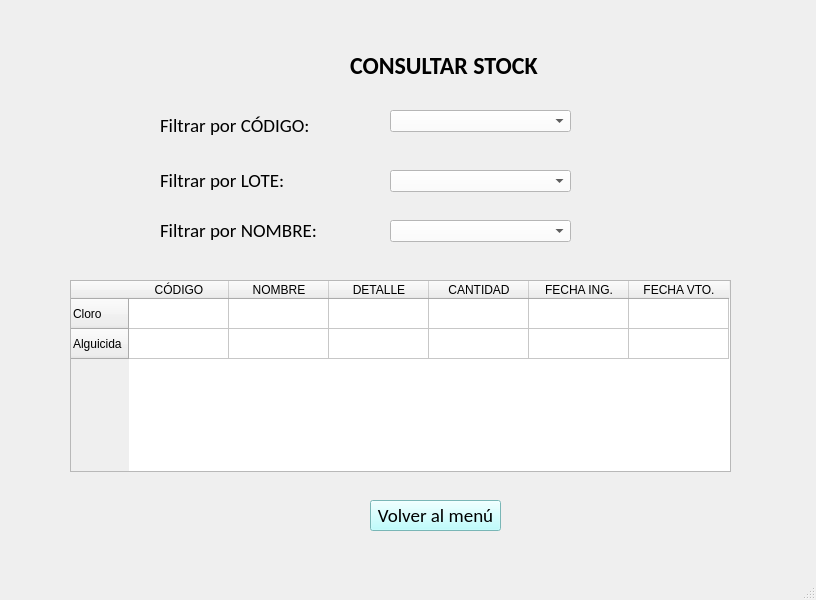
<?xml version="1.0" encoding="UTF-8"?>
<ui version="4.0">
 <class>MainWindow</class>
 <widget class="QMainWindow" name="MainWindow">
  <property name="geometry">
   <rect>
    <x>0</x>
    <y>0</y>
    <width>816</width>
    <height>600</height>
   </rect>
  </property>
  <property name="windowTitle">
   <string>MainWindow</string>
  </property>
  <widget class="QWidget" name="centralwidget">
   <widget class="QTableWidget" name="tableWidget">
    <property name="geometry">
     <rect>
      <x>70</x>
      <y>280</y>
      <width>661</width>
      <height>192</height>
     </rect>
    </property>
    <row>
     <property name="text">
      <string>Cloro</string>
     </property>
    </row>
    <row>
     <property name="text">
      <string>Alguicida</string>
     </property>
    </row>
    <column>
     <property name="text">
      <string>CÓDIGO</string>
     </property>
    </column>
    <column>
     <property name="text">
      <string>NOMBRE</string>
     </property>
    </column>
    <column>
     <property name="text">
      <string>DETALLE</string>
     </property>
    </column>
    <column>
     <property name="text">
      <string>CANTIDAD</string>
     </property>
    </column>
    <column>
     <property name="text">
      <string>FECHA ING.</string>
     </property>
    </column>
    <column>
     <property name="text">
      <string>FECHA VTO.</string>
     </property>
    </column>
   </widget>
   <widget class="QLabel" name="lbl_consultar_stock">
    <property name="geometry">
     <rect>
      <x>350</x>
      <y>50</y>
      <width>201</width>
      <height>31</height>
     </rect>
    </property>
    <property name="font">
     <font>
      <family>Calibri</family>
      <pointsize>18</pointsize>
      <weight>75</weight>
      <bold>true</bold>
     </font>
    </property>
    <property name="text">
     <string>CONSULTAR STOCK</string>
    </property>
   </widget>
   <widget class="QComboBox" name="comboBox">
    <property name="geometry">
     <rect>
      <x>390</x>
      <y>110</y>
      <width>181</width>
      <height>22</height>
     </rect>
    </property>
    <property name="font">
     <font>
      <family>Calibri</family>
      <pointsize>14</pointsize>
     </font>
    </property>
    <property name="styleSheet">
     <string notr="true">background-color: rgb(255, 255, 255);</string>
    </property>
   </widget>
   <widget class="QLabel" name="label_3">
    <property name="geometry">
     <rect>
      <x>160</x>
      <y>170</y>
      <width>151</width>
      <height>20</height>
     </rect>
    </property>
    <property name="font">
     <font>
      <family>Calibri</family>
      <pointsize>14</pointsize>
     </font>
    </property>
    <property name="text">
     <string>Filtrar por LOTE:</string>
    </property>
   </widget>
   <widget class="QPushButton" name="pushButton">
    <property name="geometry">
     <rect>
      <x>370</x>
      <y>500</y>
      <width>131</width>
      <height>31</height>
     </rect>
    </property>
    <property name="font">
     <font>
      <family>Calibri</family>
      <pointsize>14</pointsize>
     </font>
    </property>
    <property name="styleSheet">
     <string notr="true">background-color: rgb(170, 255, 255);</string>
    </property>
    <property name="text">
     <string>Volver al menú</string>
    </property>
   </widget>
   <widget class="QComboBox" name="comboBox_2">
    <property name="geometry">
     <rect>
      <x>390</x>
      <y>170</y>
      <width>181</width>
      <height>22</height>
     </rect>
    </property>
    <property name="font">
     <font>
      <family>Calibri</family>
      <pointsize>14</pointsize>
     </font>
    </property>
    <property name="styleSheet">
     <string notr="true">background-color: rgb(255, 255, 255);</string>
    </property>
   </widget>
   <widget class="QLabel" name="label_2">
    <property name="geometry">
     <rect>
      <x>160</x>
      <y>110</y>
      <width>181</width>
      <height>31</height>
     </rect>
    </property>
    <property name="font">
     <font>
      <family>Calibri</family>
      <pointsize>14</pointsize>
     </font>
    </property>
    <property name="text">
     <string>Filtrar por CÓDIGO: </string>
    </property>
   </widget>
   <widget class="QLabel" name="label_4">
    <property name="geometry">
     <rect>
      <x>160</x>
      <y>220</y>
      <width>161</width>
      <height>20</height>
     </rect>
    </property>
    <property name="font">
     <font>
      <family>Calibri</family>
      <pointsize>14</pointsize>
     </font>
    </property>
    <property name="text">
     <string>Filtrar por NOMBRE: </string>
    </property>
   </widget>
   <widget class="QComboBox" name="comboBox_3">
    <property name="geometry">
     <rect>
      <x>390</x>
      <y>220</y>
      <width>181</width>
      <height>22</height>
     </rect>
    </property>
    <property name="font">
     <font>
      <family>Calibri</family>
      <pointsize>14</pointsize>
     </font>
    </property>
    <property name="styleSheet">
     <string notr="true">background-color: rgb(255, 255, 255);</string>
    </property>
   </widget>
  </widget>
  <widget class="QMenuBar" name="menubar">
   <property name="geometry">
    <rect>
     <x>0</x>
     <y>0</y>
     <width>816</width>
     <height>21</height>
    </rect>
   </property>
  </widget>
  <widget class="QStatusBar" name="statusbar"/>
 </widget>
 <resources/>
 <connections/>
</ui>
